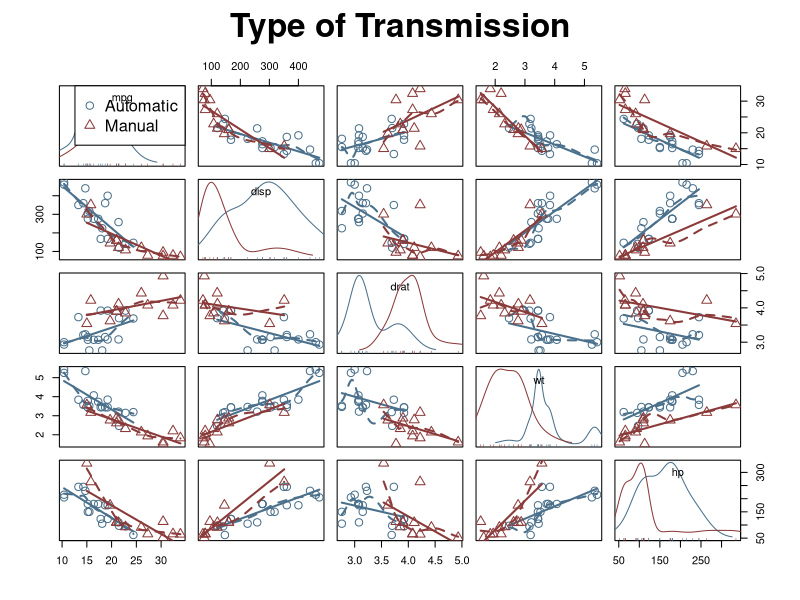
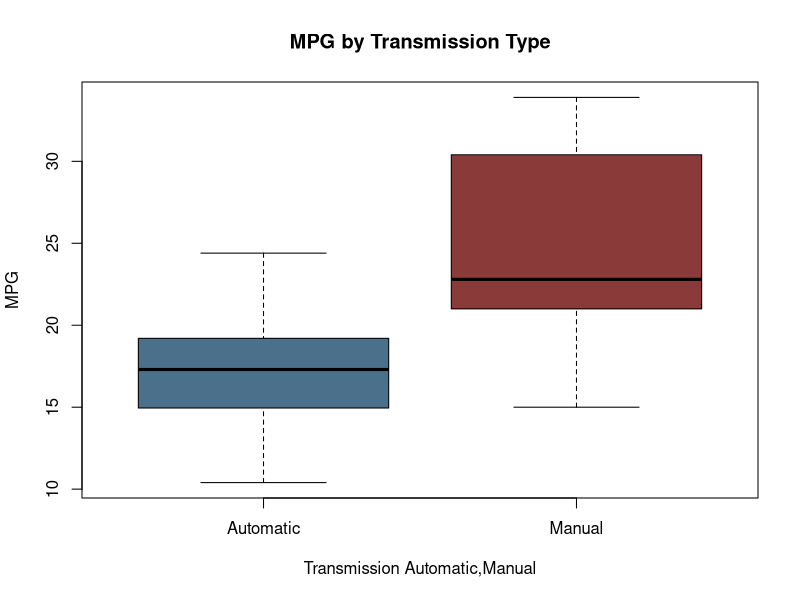
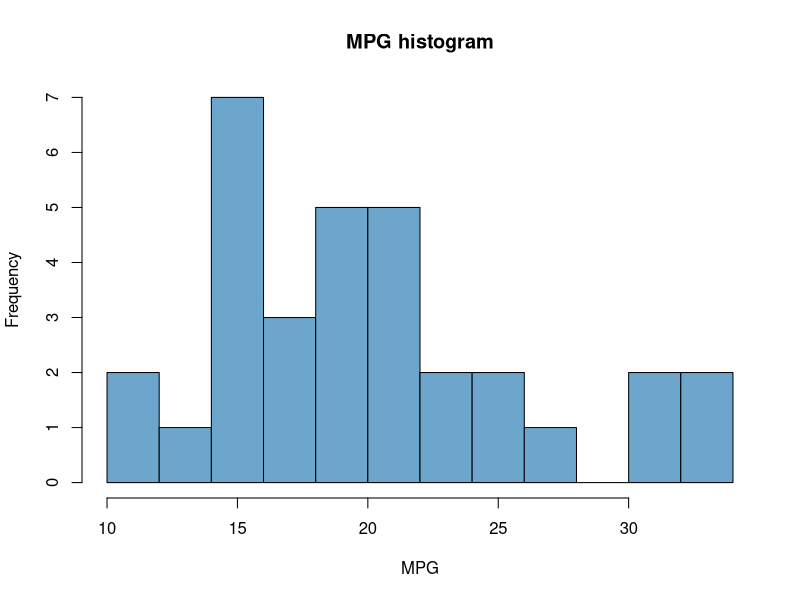
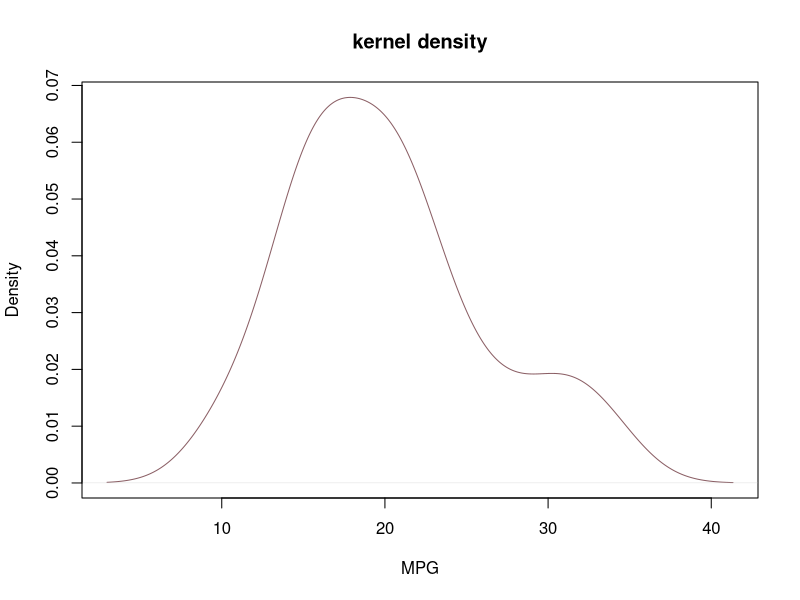
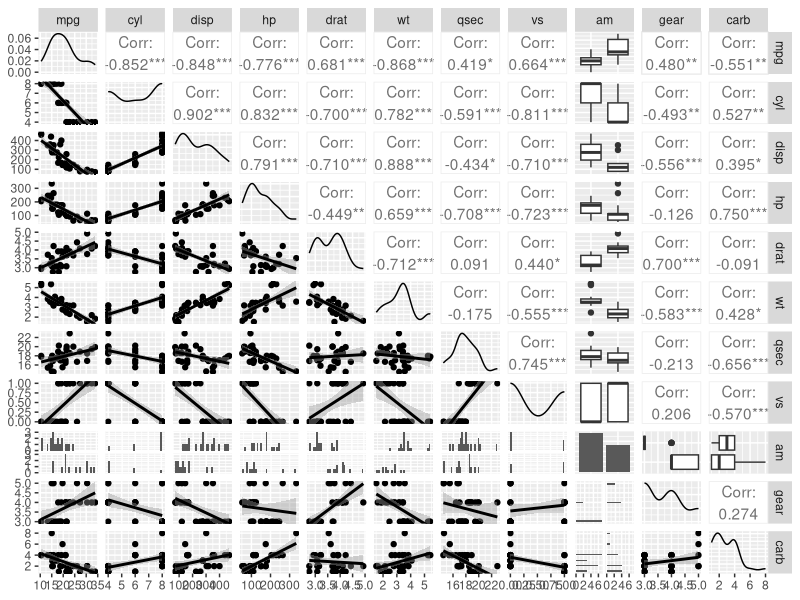
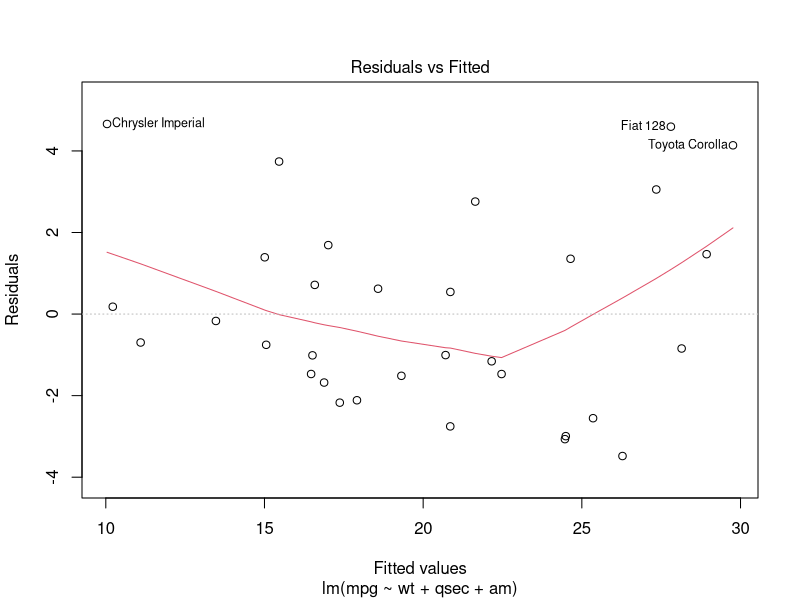
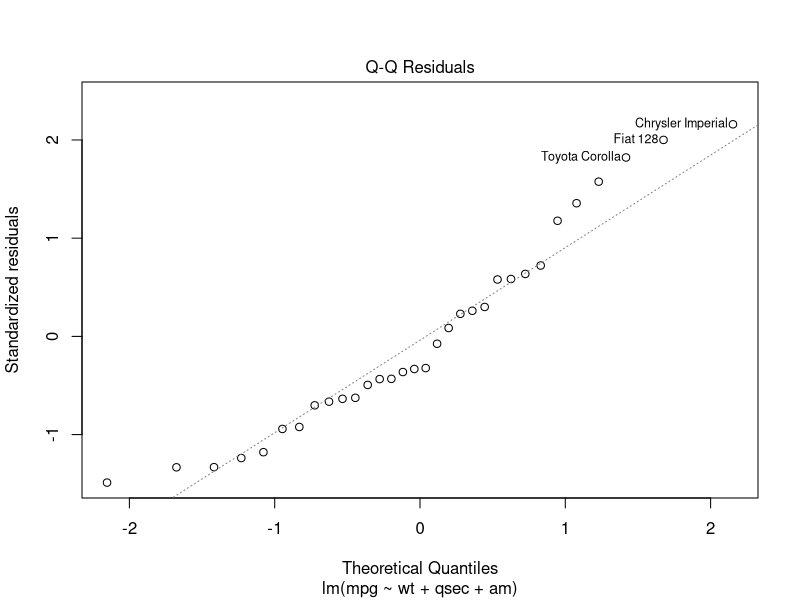
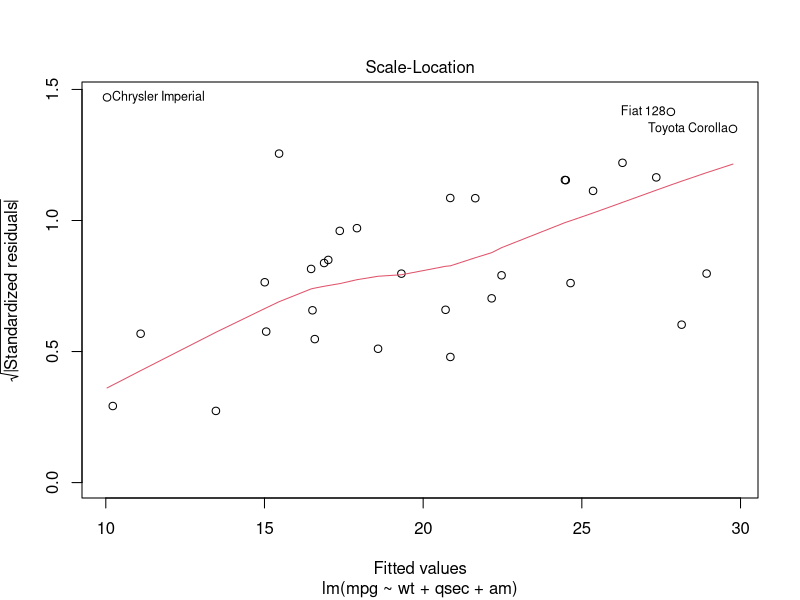

Generate these figures, in order, with R:
## ---- chunk 1
library(knitr)
## ---- chunk 2
data(mtcars)
head(mtcars)
## ---- chunk 3
## loading libraries
library(car) 
library(GGally)
library(ggplot2)
## ---- chunk 4
mtcars$am = as.factor(mtcars$am)
levels(mtcars$am) = c("Automatic", "Manual")
summary(mtcars$mpg); summary(mtcars$am)
## ---- chunk 5
scatterplotMatrix(~mpg+disp+drat+wt+hp|am, data=mtcars, col = c("skyblue4", "indianred4"), main="Type of Transmission", cex.labels= 1,cex.main=2, cex=1.5)
## ---- chunk 6
boxplot(mpg~am,data = mtcars,xlab = "Transmission Automatic,Manual", ylab = "MPG", main="MPG by Transmission Type", col=c("skyblue4", "indianred4"))
## ---- chunk 7
hist(mtcars$mpg, breaks=10, xlab="MPG", main="MPG histogram", col = "skyblue3")

## ---- chunk 8
plot(density(mtcars$mpg), main="kernel density", xlab="MPG", col="lightpink4" )
## ---- chunk 9
library(GGally)
library(ggplot2)    

gp = ggpairs(mtcars, lower = list(continuous = "smooth"))
gp
## ---- chunk 10
best_model<-step(lm(mpg ~ .,data = mtcars), trace=0)
summary(best_model)
## ---- chunk 11
#par(mfrow=c(2,2))
plot(best_model)
